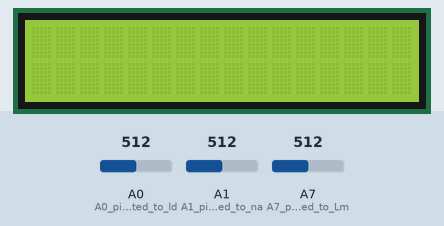
Bench run of a sketch on a simulated Arduino Nano, built with avr-gcc and run on an emulated ATmega328P. Parts: 16×2 character LCD. The test bench sets the inputs (shaded band); at power-on: A1 (A1_pin_is_connected_to_na) = 512, A0 (A0_pin_is_connected_to_ld) = 512, A7 (A7_pin_is_connected_to_Lm) = 512.

Above: at 1.2 s.
1.3 s: A1 (A1_pin_is_connected_to_na) set to 0
At 2.1 s:
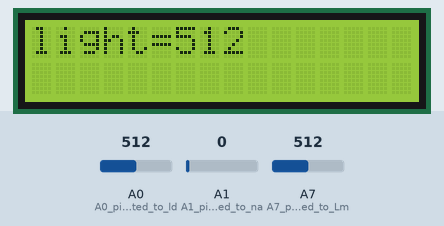
4.3 s: A0 (A0_pin_is_connected_to_ld) set to 716
At 5.8 s:
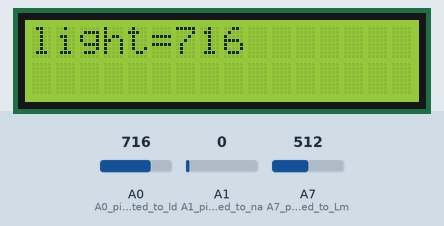
7.3 s: A7 (A7_pin_is_connected_to_Lm) set to 716
At 9.1 s:
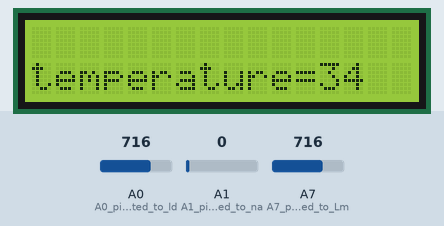
10.3 s: A0 (A0_pin_is_connected_to_ld) set to 900
At 12.1 s:
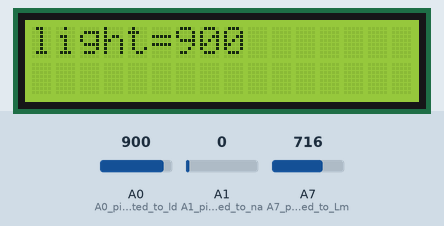
13.3 s: A7 (A7_pin_is_connected_to_Lm) set to 900
At 15.1 s:
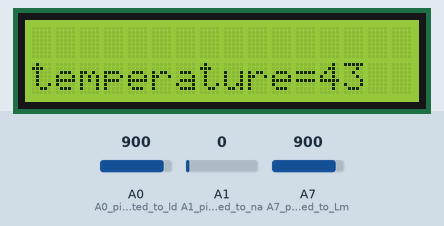
16.3 s: A1 (A1_pin_is_connected_to_na) set to 122
Timing chart, 0 to 18.8 s (numbered marks = the images above; inputs shaded):
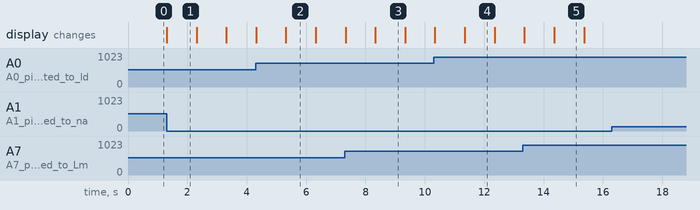

Measured:
- after the input at 1.3 s, the display: changes at once (image 1)
- after the input at 4.3 s, the display: first differs from a run without the input after 1.0 s (image 2)
- after the input at 7.3 s, the display: first differs from a run without the input after 1.0 s (image 3)
- after the input at 10.3 s, the display: first differs from a run without the input after 1.0 s (image 4)
- after the input at 13.3 s, the display: first differs from a run without the input after 1.1 s (image 5)
- after the input at 16.3 s, every drawn part: stays the same
- what the display in image 1 shows lasts 1.0 s, from 1.3 s to 2.3 s

The sketch:

altrnating_show_temp_and_light_on_lcd.ino
```cpp
/*Arduino IDE version: 1.8.3
Tested on: ARBD 1
Microcontroller: Atmega 328 p
written by: Anurag Aggarwal
Date: 06/16/2019*/

//include the library of LCD
#include<LiquidCrystal.h>

LiquidCrystal lcd(4,5,0,1,2,3);       //pins connected to lcd(registor select, reset, D0, D1, D2, D3)


void setup() {
  pinMode(A1,INPUT);    //A1 pin is connected to navi button
  pinMode(A0,INPUT);    //A0 pin is connected to ldr sensor
  pinMode(A7,INPUT);    //A7 pin is connected to Lm35 temperature sensor

  // set up the LCD's number of columns and rows:
  lcd.begin(16, 2);     //it start the lcd whose display is (16*2)
}
int light_value;
int temp_value;
int navi;
int state=0;

void loop()
{
  navi=analogRead(A1);
  light_value=analogRead(A0);
  temp_value=analogRead(A7);
  temp_value=temp_value*0.048;     //convert voltage in mili volt into temperature in degree celcius


  if(navi==0)
  {
    if(state=!state)
    {
      lcd.clear();              //it clear the lcd means previous command is erase now
      lcd.setCursor(0,0);       //set cursor of lcd to(column=0, row=0) coordinates
      lcd.print("light=");
      lcd.print(light_value);   //print the value of light which was taken by sensor
      delay(1000);              // wait for 1 sec
    }
    else
    {
      lcd.clear();
      lcd.setCursor(0,1);      //set cursor of lcd to(column=0, row=0) coordinates
      lcd.print("temperature=");
      lcd.print(temp_value);   //print the value of temperature which was taken by sensor
      delay(1000);
    }
  }

}
```
